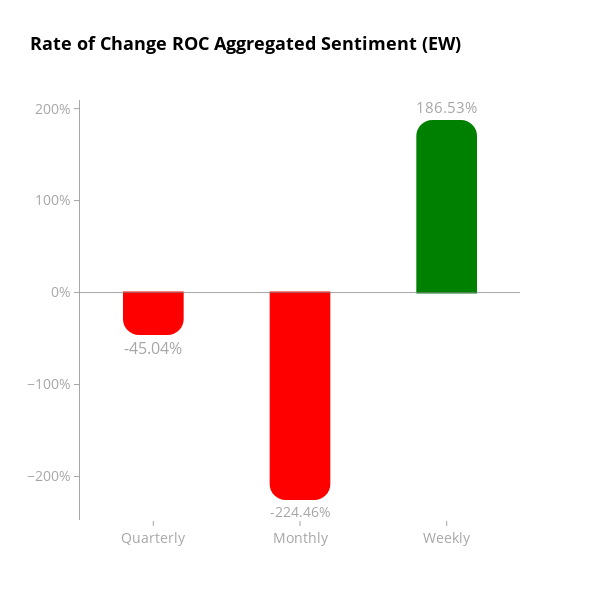

Here is the notebook cell this chart was saved with:
### Code cell
# Call the function for aggregate indicator columns and save charts
create_bar_chart(merged_df, 'aggregate_indicator_equalweight', "ROC Aggregated Sentiment (EW)")
create_bar_chart(merged_df, 'aggregate_indicator_PCA', "ROC Aggregated Sentiment (PCA)")

### Figure 1 — Plotly figure (JSON) as saved in the notebook; plotly's stock layout.template omitted (floating-point values rounded to 4 significant figures)
{"data": [{"marker": {"color": ["red", "red", "green"], "cornerradius": 15, "line": {"color": ["red", "red", "green"], "width": 2}}, "text": ["-45.04%", "-224.46%", "186.53%"], "textfont": {"color": "rgba(128, 128, 128, 0.7)", "size": 16}, "textposition": "outside", "width": 0.4, "x": ["Quarterly", "Monthly", "Weekly"], "y": [-45.04, -224.5, 186.5], "type": "bar"}], "layout": {"title": {"font": {"color": "black", "size": 18, "weight": "bold"}, "text": "Rate of Change ROC Aggregated Sentiment (EW)"}, "yaxis": {"title": {}, "ticksuffix": "%", "tickfont": {"color": "rgba(128, 128, 128, 0.7)", "size": 14}, "showgrid": false, "zeroline": false, "linecolor": "rgba(128, 128, 128, 0.7)", "showline": true, "ticks": "outside", "tickcolor": "rgba(128, 128, 128, 0.7)", "dtick": 100}, "font": {"color": "black", "size": 14}, "xaxis": {"title": {}, "tickfont": {"color": "rgba(128, 128, 128, 0.7)", "size": 14}, "showgrid": false, "zeroline": false, "showline": false, "ticks": "outside", "tickcolor": "rgba(128, 128, 128, 0.7)"}, "plot_bgcolor": "white", "paper_bgcolor": "white", "width": 600, "height": 600, "hovermode": "x unified", "bargap": 0.1, "shapes": [{"line": {"color": "rgba(128, 128, 128, 0.7)", "dash": "solid", "width": 1}, "type": "line", "x0": 0, "x1": 1, "xref": "x domain", "y0": 0, "y1": 0, "yref": "y"}]}}
